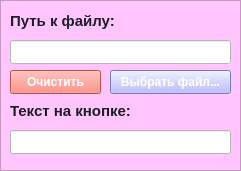
   <widget class="QFrame" name="frame_3">
    <property name="geometry">
     <rect>
      <x>510</x>
      <y>10</y>
      <width>241</width>
      <height>171</height>
     </rect>
    </property>
    <property name="styleSheet">
     <string notr="true">background-color: rgb(255, 197, 252);</string>
    </property>
    <property name="frameShape">
     <enum>QFrame::Shape::StyledPanel</enum>
    </property>
    <property name="frameShadow">
     <enum>QFrame::Shadow::Raised</enum>
    </property>
    <widget class="QLabel" name="label_9">
     <property name="geometry">
      <rect>
       <x>10</x>
       <y>10</y>
       <width>151</width>
       <height>21</height>
      </rect>
     </property>
     <property name="font">
      <font>
       <family>Yu Gothic UI</family>
       <pointsize>11</pointsize>
       <bold>true</bold>
      </font>
     </property>
     <property name="styleSheet">
      <string notr="true">color: rgb(29, 29, 43);
background-color: rgba(255, 255, 255, 0);
border: none;</string>
     </property>
     <property name="text">
      <string>Путь к файлу:</string>
     </property>
    </widget>
    <widget class="QLineEdit" name="lineEditFile_3">
     <property name="geometry">
      <rect>
       <x>10</x>
       <y>40</y>
       <width>221</width>
       <height>24</height>
      </rect>
     </property>
     <property name="font">
      <font>
       <family>Yu Gothic UI</family>
       <pointsize>10</pointsize>
      </font>
     </property>
     <property name="styleSheet">
      <string notr="true">background-color: rgb(255, 255, 255);
color: rgb(38, 38, 38);</string>
     </property>
     <property name="readOnly">
      <bool>true</bool>
     </property>
    </widget>
    <widget class="QPushButton" name="BrowseButton_3">
     <property name="geometry">
      <rect>
       <x>110</x>
       <y>70</y>
       <width>121</width>
       <height>24</height>
      </rect>
     </property>
     <property name="font">
      <font>
       <family>Yu Gothic UI</family>
       <pointsize>9</pointsize>
       <bold>true</bold>
      </font>
     </property>
     <property name="styleSheet">
      <string notr="true">QPushButton {
   background-color: rgb(170, 170, 255);
  
	color: rgb(255, 255, 255);
   qproperty-wordWrap: true;
}
QPushButton:hover {
   background-color: rgb(150, 150, 235);
}
QPushButton:pressed {
   background-color: rgb(130, 130, 215);
}</string>
     </property>
     <property name="text">
      <string>Выбрать файл...</string>
     </property>
    </widget>
    <widget class="QLabel" name="label_10">
     <property name="geometry">
      <rect>
       <x>10</x>
       <y>100</y>
       <width>151</width>
       <height>21</height>
      </rect>
     </property>
     <property name="font">
      <font>
       <family>Yu Gothic UI</family>
       <pointsize>11</pointsize>
       <bold>true</bold>
      </font>
     </property>
     <property name="styleSheet">
      <string notr="true">color: rgb(29, 29, 43);
background-color: rgba(255, 255, 255, 0);
border: none;</string>
     </property>
     <property name="text">
      <string>Текст на кнопке:</string>
     </property>
    </widget>
    <widget class="QLineEdit" name="lineEditText_3">
     <property name="geometry">
      <rect>
       <x>10</x>
       <y>130</y>
       <width>221</width>
       <height>24</height>
      </rect>
     </property>
     <property name="font">
      <font>
       <family>Yu Gothic UI</family>
       <pointsize>10</pointsize>
      </font>
     </property>
     <property name="styleSheet">
      <string notr="true">background-color: rgb(255, 255, 255);
color: rgb(38, 38, 38);</string>
     </property>
     <property name="maxLength">
      <number>50</number>
     </property>
    </widget>
    <widget class="QPushButton" name="CleanButton_3">
     <property name="geometry">
      <rect>
       <x>10</x>
       <y>70</y>
       <width>91</width>
       <height>24</height>
      </rect>
     </property>
     <property name="font">
      <font>
       <family>Yu Gothic UI</family>
       <pointsize>9</pointsize>
       <bold>true</bold>
      </font>
     </property>
     <property name="styleSheet">
      <string notr="true">QPushButton {
   background-color: rgb(255, 112, 99);
	color: rgb(255, 255, 255);
   qproperty-wordWrap: true;
}
QPushButton:hover {
	background-color: rgb(190, 94, 83);
}
QPushButton:pressed {
	background-color: rgb(170, 84, 74);
}</string>
     </property>
     <property name="text">
      <string>Очистить</string>
     </property>
    </widget>
   </widget>
